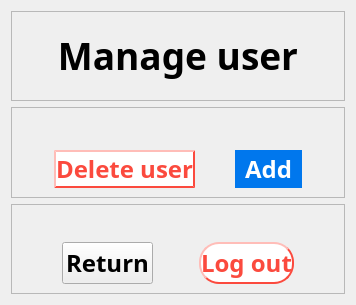
           <widget class="QWidget" name="manage_user_page20">
            <layout class="QVBoxLayout" name="verticalLayout_36">
             <item>
              <layout class="QVBoxLayout" name="verticalLayout_29" stretch="1,1,1">
               <item>
                <widget class="QFrame" name="frame_58">
                 <property name="frameShape">
                  <enum>QFrame::StyledPanel</enum>
                 </property>
                 <property name="frameShadow">
                  <enum>QFrame::Raised</enum>
                 </property>
                 <layout class="QGridLayout" name="gridLayout_118">
                  <item row="0" column="0">
                   <layout class="QGridLayout" name="gridLayout_117">
                    <item row="0" column="0">
                     <widget class="QLabel" name="label_55">
                      <property name="sizePolicy">
                       <sizepolicy hsizetype="Preferred" vsizetype="Fixed">
                        <horstretch>0</horstretch>
                        <verstretch>0</verstretch>
                       </sizepolicy>
                      </property>
                      <property name="font">
                       <font>
                        <family>Bahnschrift SemiBold</family>
                        <pointsize>28</pointsize>
                        <weight>75</weight>
                        <bold>true</bold>
                       </font>
                      </property>
                      <property name="text">
                       <string>Manage user</string>
                      </property>
                      <property name="alignment">
                       <set>Qt::AlignCenter</set>
                      </property>
                     </widget>
                    </item>
                   </layout>
                  </item>
                 </layout>
                </widget>
               </item>
               <item>
                <widget class="QFrame" name="frame_57">
                 <property name="frameShape">
                  <enum>QFrame::StyledPanel</enum>
                 </property>
                 <property name="frameShadow">
                  <enum>QFrame::Raised</enum>
                 </property>
                 <layout class="QGridLayout" name="gridLayout_120">
                  <item row="0" column="0">
                   <layout class="QGridLayout" name="gridLayout_119" columnstretch="2,4,2,4,2">
                    <item row="1" column="3">
                     <widget class="QPushButton" name="to_add_user_page">
                      <property name="sizePolicy">
                       <sizepolicy hsizetype="Minimum" vsizetype="Expanding">
                        <horstretch>0</horstretch>
                        <verstretch>0</verstretch>
                       </sizepolicy>
                      </property>
                      <property name="font">
                       <font>
                        <family>Bahnschrift SemiBold</family>
                        <pointsize>18</pointsize>
                        <weight>75</weight>
                        <bold>true</bold>
                       </font>
                      </property>
                      <property name="styleSheet">
                       <string notr="true">QPushButton{background-color: rgb(0, 119, 237); border-radius:20px; color:rgb(255,255,255);}</string>
                      </property>
                      <property name="text">
                       <string>Add</string>
                      </property>
                     </widget>
                    </item>
                    <item row="1" column="0">
                     <spacer name="horizontalSpacer_87">
                      <property name="orientation">
                       <enum>Qt::Horizontal</enum>
                      </property>
                      <property name="sizeHint" stdset="0">
                       <size>
                        <width>40</width>
                        <height>20</height>
                       </size>
                      </property>
                     </spacer>
                    </item>
                    <item row="0" column="1">
                     <spacer name="verticalSpacer_50">
                      <property name="orientation">
                       <enum>Qt::Vertical</enum>
                      </property>
                      <property name="sizeHint" stdset="0">
                       <size>
                        <width>20</width>
                        <height>40</height>
                       </size>
                      </property>
                     </spacer>
                    </item>
                    <item row="1" column="4">
                     <spacer name="horizontalSpacer_88">
                      <property name="orientation">
                       <enum>Qt::Horizontal</enum>
                      </property>
                      <property name="sizeHint" stdset="0">
                       <size>
                        <width>40</width>
                        <height>20</height>
                       </size>
                      </property>
                     </spacer>
                    </item>
                    <item row="1" column="1">
                     <widget class="QPushButton" name="delete_user_to_op_su_page">
                      <property name="sizePolicy">
                       <sizepolicy hsizetype="Minimum" vsizetype="Expanding">
                        <horstretch>0</horstretch>
                        <verstretch>0</verstretch>
                       </sizepolicy>
                      </property>
                      <property name="font">
                       <font>
                        <family>Bahnschrift SemiBold</family>
                        <pointsize>18</pointsize>
                        <weight>75</weight>
                        <bold>true</bold>
                       </font>
                      </property>
                      <property name="styleSheet">
                       <string notr="true">QPushButton{background-color: rgb(255,255,255); border-radius:20px; color:rgb(251, 74, 62);border-width:2px;border-color:rgb(251, 74, 62);border-style:outset;}</string>
                      </property>
                      <property name="text">
                       <string>Delete user</string>
                      </property>
                     </widget>
                    </item>
                    <item row="1" column="2">
                     <spacer name="horizontalSpacer_94">
                      <property name="orientation">
                       <enum>Qt::Horizontal</enum>
                      </property>
                      <property name="sizeHint" stdset="0">
                       <size>
                        <width>40</width>
                        <height>20</height>
                       </size>
                      </property>
                     </spacer>
                    </item>
                   </layout>
                  </item>
                 </layout>
                </widget>
               </item>
               <item>
                <widget class="QFrame" name="frame_56">
                 <property name="frameShape">
                  <enum>QFrame::StyledPanel</enum>
                 </property>
                 <property name="frameShadow">
                  <enum>QFrame::Raised</enum>
                 </property>
                 <layout class="QGridLayout" name="gridLayout_122">
                  <item row="0" column="0">
                   <layout class="QGridLayout" name="gridLayout_121" columnstretch="2,4,2,4,2">
                    <item row="1" column="3">
                     <widget class="QPushButton" name="to_log_in_page_2">
                      <property name="sizePolicy">
                       <sizepolicy hsizetype="Minimum" vsizetype="Expanding">
                        <horstretch>0</horstretch>
                        <verstretch>0</verstretch>
                       </sizepolicy>
                      </property>
                      <property name="font">
                       <font>
                        <family>Bahnschrift SemiBold</family>
                        <pointsize>18</pointsize>
                        <weight>75</weight>
                        <bold>true</bold>
                       </font>
                      </property>
                      <property name="styleSheet">
                       <string notr="true">QPushButton{background-color: rgb(255,255,255); border-radius:20px; color:rgb(251, 74, 62);border-width:2px;border-color:rgb(251, 74, 62);border-style:outset;}</string>
                      </property>
                      <property name="text">
                       <string>Log out</string>
                      </property>
                     </widget>
                    </item>
                    <item row="1" column="4">
                     <spacer name="horizontalSpacer_86">
                      <property name="orientation">
                       <enum>Qt::Horizontal</enum>
                      </property>
                      <property name="sizeHint" stdset="0">
                       <size>
                        <width>40</width>
                        <height>20</height>
                       </size>
                      </property>
                     </spacer>
                    </item>
                    <item row="1" column="0">
                     <spacer name="horizontalSpacer_84">
                      <property name="orientation">
                       <enum>Qt::Horizontal</enum>
                      </property>
                      <property name="sizeHint" stdset="0">
                       <size>
                        <width>40</width>
                        <height>20</height>
                       </size>
                      </property>
                     </spacer>
                    </item>
                    <item row="1" column="1">
                     <widget class="QPushButton" name="to_admin_page_2">
                      <property name="sizePolicy">
                       <sizepolicy hsizetype="Minimum" vsizetype="Expanding">
                        <horstretch>0</horstretch>
                        <verstretch>0</verstretch>
                       </sizepolicy>
                      </property>
                      <property name="font">
                       <font>
                        <family>Bahnschrift SemiBold</family>
                        <pointsize>18</pointsize>
                        <weight>75</weight>
                        <bold>true</bold>
                       </font>
                      </property>
                      <property name="text">
                       <string>Return</string>
                      </property>
                     </widget>
                    </item>
                    <item row="1" column="2">
                     <spacer name="horizontalSpacer_85">
                      <property name="orientation">
                       <enum>Qt::Horizontal</enum>
                      </property>
                      <property name="sizeHint" stdset="0">
                       <size>
                        <width>40</width>
                        <height>20</height>
                       </size>
                      </property>
                     </spacer>
                    </item>
                    <item row="0" column="2">
                     <spacer name="verticalSpacer_51">
                      <property name="orientation">
                       <enum>Qt::Vertical</enum>
                      </property>
                      <property name="sizeHint" stdset="0">
                       <size>
                        <width>20</width>
                        <height>40</height>
                       </size>
                      </property>
                     </spacer>
                    </item>
                   </layout>
                  </item>
                 </layout>
                </widget>
               </item>
              </layout>
             </item>
            </layout>
           </widget>
